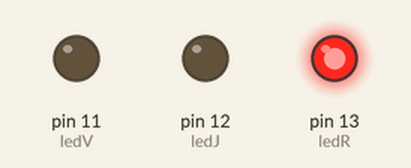
A sketch run on a simulated Arduino Uno, built with avr-gcc and run on an emulated ATmega328P. Shown: output pins drawn as LEDs (lit = HIGH).

Above: at 0.5 s.
At 1.5 s:
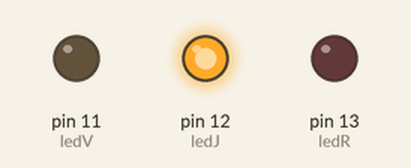
At 5.5 s:
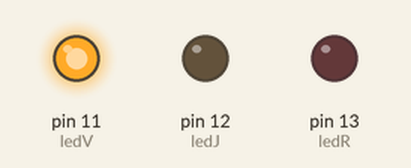
Timing chart, 0 to 6.9 s (numbered marks = the images above):
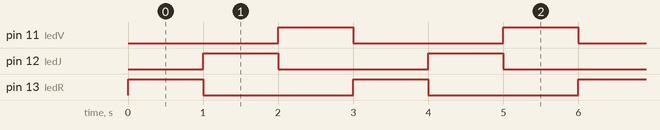

The sketch:

clignotement_successif.ino
```cpp
int ledR = 13;
int ledJ = 12;
int ledV = 11;

int temps = 1000;

void setup() {
  pinMode(ledR,OUTPUT);
  pinMode(ledJ,OUTPUT);
  pinMode(ledV,OUTPUT);
}

void loop() {
  //On allume le 1ere
  digitalWrite(ledR,HIGH);
  digitalWrite(ledJ,LOW);
  digitalWrite(ledV,LOW);
  delay(temps); // On attend
  //On allume la 2nd
  digitalWrite(ledR,LOW);
  digitalWrite(ledJ,HIGH);
  digitalWrite(ledV,LOW);
  delay(temps); //On attend
  //On allume la 3eme
  digitalWrite(ledR,LOW);
  digitalWrite(ledJ,LOW);
  digitalWrite(ledV,HIGH);
  delay(temps); //On attend
}
```

Measured:
- by itself, pin 11 (ledV), pin 12 (ledJ), pin 13 (ledR): alternates HIGH for 1.0 s and LOW for 2.0 s
- by itself, everything shown: repeats every 3.0 s, in 3 steps
